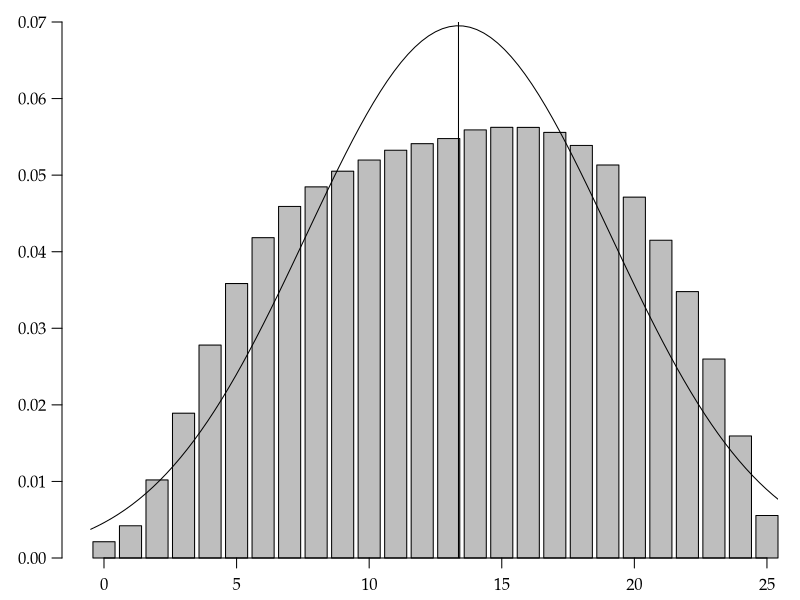

Reproduce this figure in R.
args = commandArgs()
basename = sub(".R$", "", sub("^--file=(.*/)?", "", args[grep("^--file=", args)]))
if (length(basename) != 0)
    quartz(type="pdf", file=paste0(basename, ".pdf"), width=7, height=4)

par(family="Palatino")
par(mgp=c(2,0.8,0)) # title and axis margins. default: c(3,1,0)
par(mar=c(2,3,1,1)+0.1) # bottom, left, top, right margins. default: c(5,4,4,2)+0.1

x = read.csv("../data/rika_hist.csv")
n = sum(x$生徒数)
barplot(x$生徒数/n, width=5/6, space=0.2, las=1, xlim=c(0,25), ylim=c(0,0.07))
m = sum(x[,1]*x[,2]) / sum(x[,2])
s = sqrt(sum((x[,1]-m)^2*x[,2]) / sum(x[,2]))
curve(dnorm(x, mean=m+0.5+1/12, sd=s), xlim=c(-0.5+7/12,25.5+7/12), add=T)
abline(v=m+7/12)
t = seq(0, 25, 5)
axis(1, at=t+7/12, labels=t)

dev.off()
